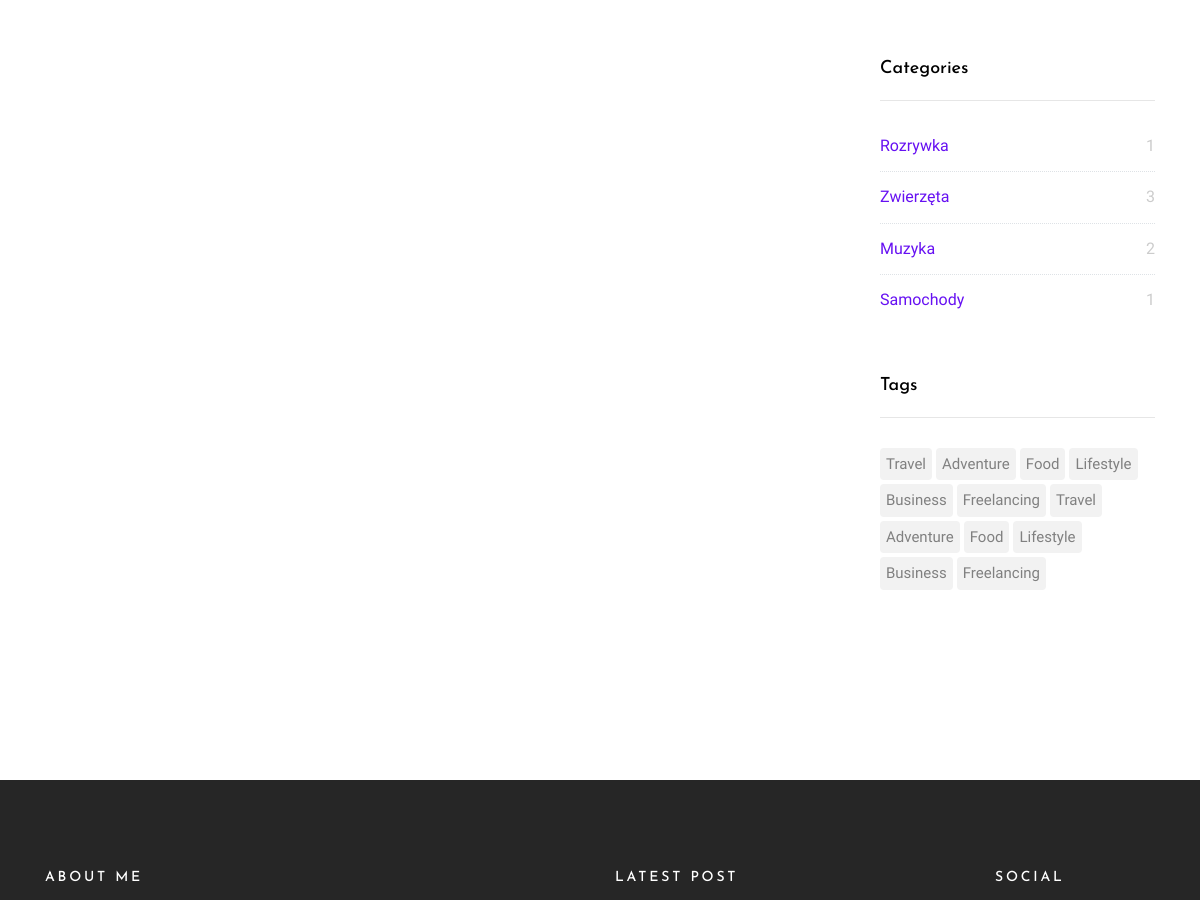
Page /about/ (middle part) on the earlier database version.
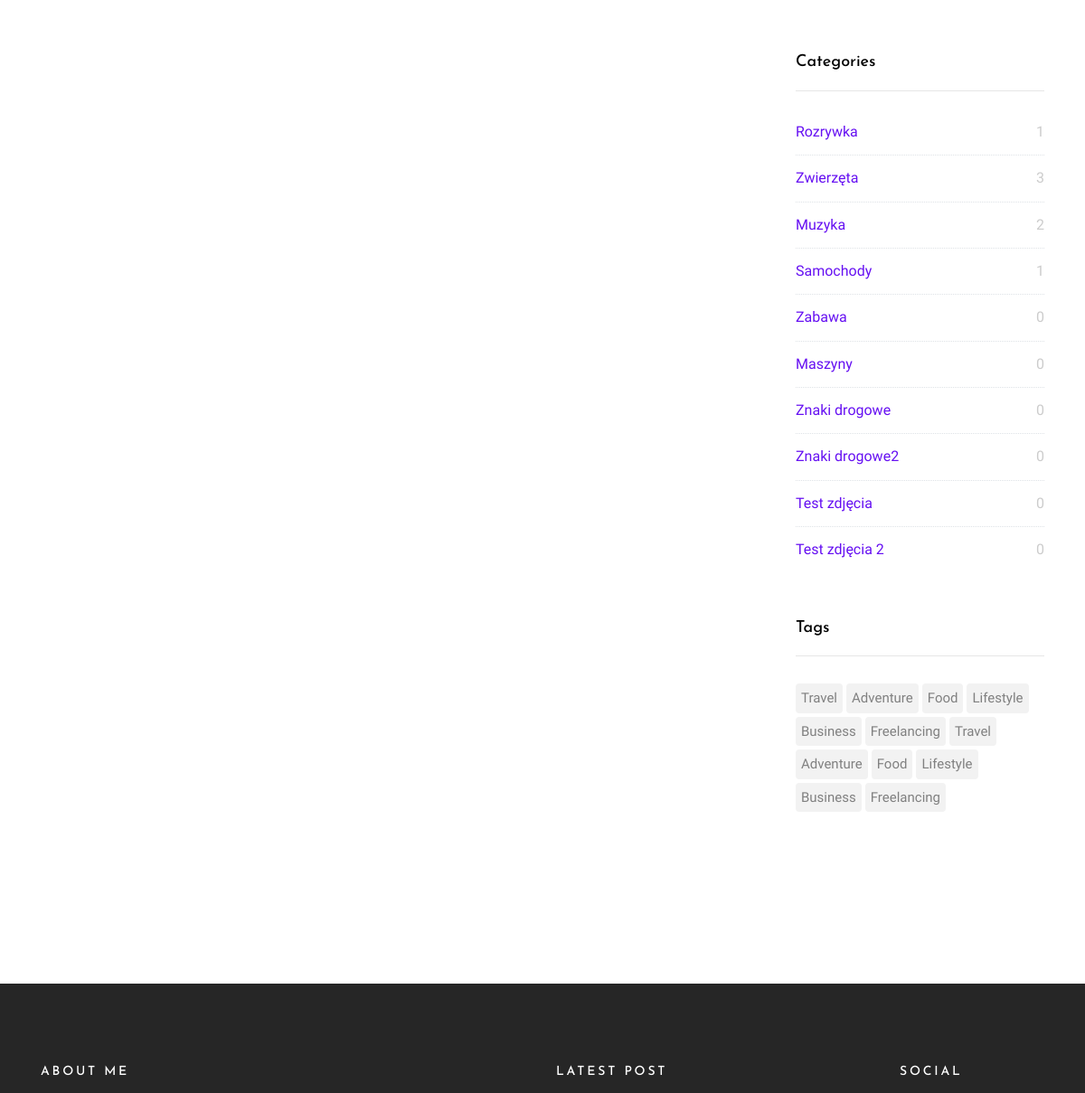
Same page on the later database version.
### posts/models.py (models this page shows, shortened)
class Category(models.Model):
    name = models.CharField(max_length=150, unique=True)
    slug = models.SlugField(unique=True)
    image = models.ImageField(null=True, upload_to='category_pics')
    def __str__(self):
        return self.name

### posts/views.py (the view)
# urls.py: path("about/", about, name="about-page"),
def about(request):
    return render(request, 'posts/about.html')

### posts/context_processors.py (called while the page is built)
def slider(request):
    posts = Post.objects.all()
    random_posts = sample(list(posts), 3)
    return {'random_posts': random_posts}

def categories(request):
    categories = Category.objects.all()
    return {'categories': categories}

def latest_posts(request):
    return {'latest_posts': Post.objects.all().order_by('-date_posted')[:3]}

### posts/templates/posts/about.html (shortened to what this page needs)
{% extends 'posts/base.html' %}

### posts/templates/posts/base.html (shortened to what this page needs)
{% load static %}
<!doctype html>
<html lang="en">
  <head>
    <link rel="stylesheet" href="https://stackpath.bootstrapcdn.com/bootstrap/4.4.1/css/bootstrap.min.css"
>
    <link rel="stylesheet" href="{% static 'posts/css/bootstrap.css' %}">
    <link rel="stylesheet" href="{% static 'posts/css/animate.css' %}">
    <link rel="stylesheet" href="{% static 'posts/css/owl.carousel.min.css' %}">
    <link rel="stylesheet" href="{% static 'posts/fonts/ionicons/css/ionicons.min.css' %}">
    <link rel="stylesheet" href="{% static 'posts/fonts/fontawesome/css/font-awesome.min.css' %}">
    <link rel="stylesheet" href="{% static 'posts/fonts/flaticon/font/flaticon.css' %}">
    <link rel="stylesheet" href="{% static 'posts/css/style.css' %}">
  </head>
  <body>
    <div class="wrap">
    <section class="site-section pt-5">
      <div class="container">
        <div class="row blog-entries">
          <div class="col-md-12 col-lg-8 main-content">
          </div>
          <div class="col-md-12 col-lg-4 sidebar">
            <div class="sidebar-box">
              <h3 class="heading">Categories</h3>
              <ul class="categories">
                {% for category in categories %}
                  <li><a href="{% url 'categories' category.slug %}">{{category.name}} <span>{{ category.post_set.count }}</span></a></li>
                {% endfor %}
              </ul>
            </div>
            <div class="sidebar-box">
              <h3 class="heading">Tags</h3>
              <ul class="tags">
                <li><a href="#">Travel</a></li>
                <li><a href="#">Adventure</a></li>
                <li><a href="#">Food</a></li>
                <li><a href="#">Lifestyle</a></li>
                <li><a href="#">Business</a></li>
                <li><a href="#">Freelancing</a></li>
                <li><a href="#">Travel</a></li>
                <li><a href="#">Adventure</a></li>
                <li><a href="#">Food</a></li>
                <li><a href="#">Lifestyle</a></li>
                <li><a href="#">Business</a></li>
                <li><a href="#">Freelancing</a></li>
              </ul>
            </div>
          </div>
        </div>
      </div>
    </section>
    <footer class="site-footer">
        <div class="container">
          <div class="row mb-5">
            <div class="col-md-4">
              <h3>About Me</h3>
            </div>
            <div class="col-md-6 ml-auto">
              <div class="row">
                <div class="col-md-7">
                  <h3>Latest Post</h3>
                </div>
                <div class="col-md-1"></div>
                <div class="col-md-4">
                  <div class="mb-5">
                    <h3>Social</h3>
                  </div>
                </div>
              </div>
            </div>
          </div>
        </div>
      </footer>
    </div>
  </body>
</html>

Differences in the rows shown:
added Category: name "Zabawa", post_set.count "0"
added Category: name "Maszyny", post_set.count "0"
added Category: name "Znaki drogowe", post_set.count "0"
added Category: name "Znaki drogowe2", post_set.count "0"
added Category: name "Test zdjęcia", post_set.count "0"
added Category: name "Test zdjęcia 2", post_set.count "0"
